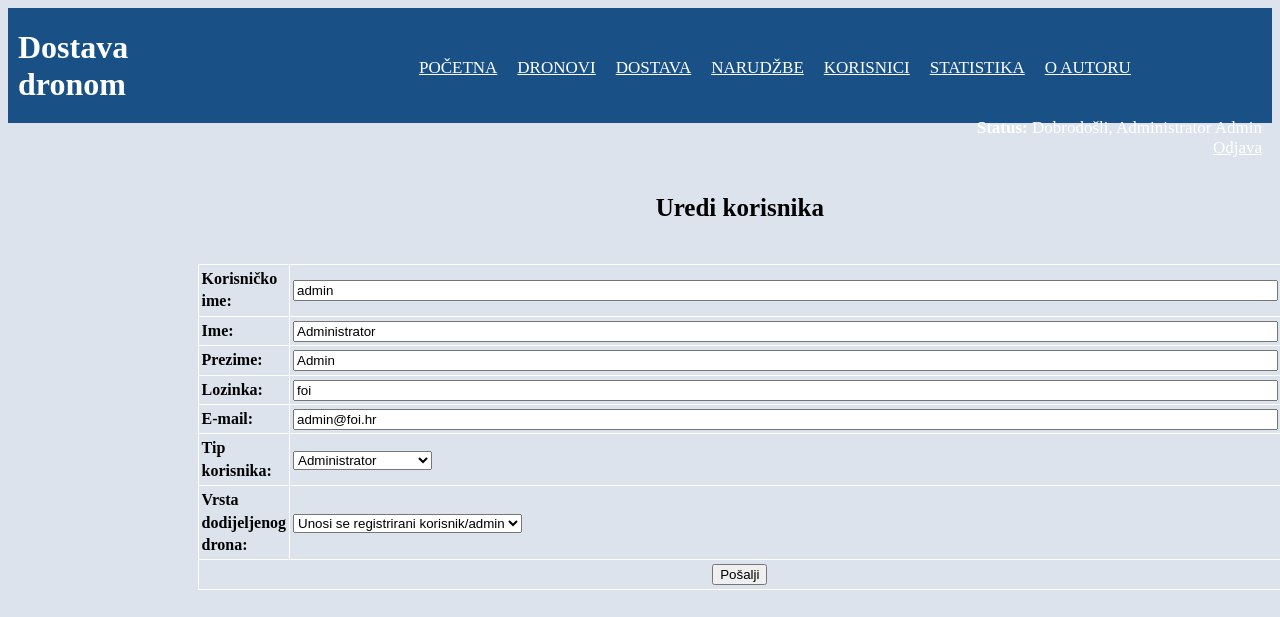
The app's page /korisnik.php?korisnik=1 (signed in) with its own data.
### tables this page shows
CREATE TABLE `korisnik` (
  `korisnik_id` int(11) NOT NULL,
  `tip_korisnika_id` int(11) NOT NULL,
  `vrsta_drona_id` int(11) DEFAULT NULL,
  `korime` varchar(50) NOT NULL,
  `email` varchar(50) NOT NULL,
  `lozinka` varchar(100) NOT NULL,
  `ime` varchar(50) NOT NULL,
  `prezime` varchar(50) NOT NULL
);

### baza.php (called while the page is built, shortened)
<?php
	function izvrsiUpit($veza,$upit){
		$rezultat=mysqli_query($veza,$upit);
		return $rezultat;
	}
?>

### korisnik.php (the view, shortened to what this page needs)
<?php
	include("zaglavlje.php");
	$bp=spojiSeNaBazu();
?>
<?php
	if(isset($_GET['korisnik'])){
		$id=$_GET['korisnik'];
		$sql="SELECT * FROM korisnik WHERE korisnik_id='$id'";
		$rs=izvrsiUpit($bp,$sql);
		list($id,$tip,$vrstadrona,$kor_ime,$email,$lozinka,$ime,$prezime)=mysqli_fetch_array($rs);
	}
?>
<form method="POST" action="<?php if(isset($_GET['korisnik']))echo "korisnik.php?korisnik=$id";else echo "korisnik.php";?>">
<div style="width:70%; margin-left:15%;">
	<table style="width:100%;">
		<caption>
			<?php
				 if(!empty($id))echo "Uredi korisnika";
                 else echo "Dodaj korisnika";
			?>
		</caption>
		<tbody>
			<tr>
				<td colspan="2" style="border:none">
				</td>
			</tr>
			<tr>
				<td class="lijevi">
					<label for="kor_ime"><strong>Korisničko ime:</strong></label>
				</td>
				<td>
					<input type="text" name="kor_ime" id="kor_ime"
						value="<?php if(!isset($_POST['kor_ime']))echo $kor_ime; else echo $_POST['kor_ime'];?>" size="120" minlength="4" maxlength="50"
						placeholder="Korisničko ime ne smije sadržavati praznine, treba uključiti minimalno 4 znaka i započeti malim početnim slovom"
						required="required"/>
				</td>
			</tr>
			<tr>
				<td>
					<label for="ime"><strong>Ime:</strong></label>
				</td>
				<td>
					<input type="text" name="ime" id="ime" value="<?php if(!isset($_POST['ime']))echo $ime; else echo $_POST['ime'];?>"
						size="120" minlength="3" maxlength="50" placeholder="Ime treba započeti velikim početnim slovom" required="required"/>
				</td>
			</tr>
			<tr>
				<td>
					<label for="prezime"><strong>Prezime:</strong></label>
				</td>
				<td>
					<input type="text" name="prezime" id="prezime" value="<?php if(!isset($_POST['prezime']))echo $prezime; else echo $_POST['prezime'];?>"
						size="120" minlength="3" maxlength="50" placeholder="Prezime treba započeti velikim početnim slovom" required="required"/>
				</td>
			</tr>
			<tr>
				<td>
					<label for="lozinka"><strong>Lozinka:</strong></label>
				</td>
				<td>
					<input <?php if(!empty($lozinka))echo "type='text'"; else echo "type='password'";?>
						name="lozinka" id="lozinka" value="<?php if(!isset($_POST['lozinka']))echo $lozinka; else echo $_POST['lozinka'];?>"
						size="120" minlength="6" maxlength="50"
						placeholder="Lozinka treba sadržati minimalno 6 znakova"
						required="required"/>
				</td>
			</tr>
			<tr>
				<td>
					<label for="email"><strong>E-mail:</strong></label>
				</td>
				<td>
					<input type="email" name="email" id="email" value="<?php if(!isset($_POST['email']))echo $email; else echo $_POST['email'];?>"
						size="120" minlength="5" maxlength="50" placeholder="Ispravan oblik elektroničke pošte je nesto@nesto.nesto" required="required"/>
				</td>
			</tr>
			<tr>
				<td><label for="tip"><strong>Tip korisnika:</strong></label></td>
				<td>
					<select id="tip" name="tip">
						<?php
							if(isset($_POST['tip'])){
								echo '<option value="0"';if($_POST['tip']==0)echo " selected='selected'";echo'>Administrator</option>';
								echo '<option value="1"';if($_POST['tip']==1)echo " selected='selected'";echo'>Moderator</option>';
								echo '<option value="2"';if($_POST['tip']==2)echo " selected='selected'";echo'>Registrirani korisnik</option>';
							}
							else{
								echo '<option value="0"';if($tip==0)echo " selected='selected'";echo'>Administrator</option>';
							}
						?>
					</select>
				</td>
			</tr>
			<tr>
				<td><label for="vrsta_drona_id"><strong>Vrsta dodijeljenog drona:</strong></label></td>
				<td>
					<select id="vrsta_drona_id" name="vrsta_drona_id">
						<?php
							echo "<option value=''>Unosi se registrirani korisnik/admin</option>";
							?>
							</select>
						</td>
						</tr>
			<tr>
				<td colspan="2" style="text-align:center;">
					<input type="submit" name="submit" value="Pošalji" id="submit"/>
				</td>
			</tr>
		</tbody>
	</table>
	</div>
</form>
</body>
</html>

### index.css (style rules this page uses)
body { background-color: rgb(220, 227, 236); }
table { border-collapse: collapse; }
td { border-bottom: 1pt solid white; border-left: 1pt solid white; border-right: 1pt solid white; padding:3px; line-height: 1.4; border-top:1pt solid white; }
caption { font-weight: bold; font-size:25px; line-height: 4; }

### records on screen
korisnik: kor_ime "admin", ime "Administrator", prezime "Admin", lozinka "foi", email "admin@foi.hr", tip "Administrator"

### other values on screen
$aktivni_korisnik_ime "Administrator Admin"
